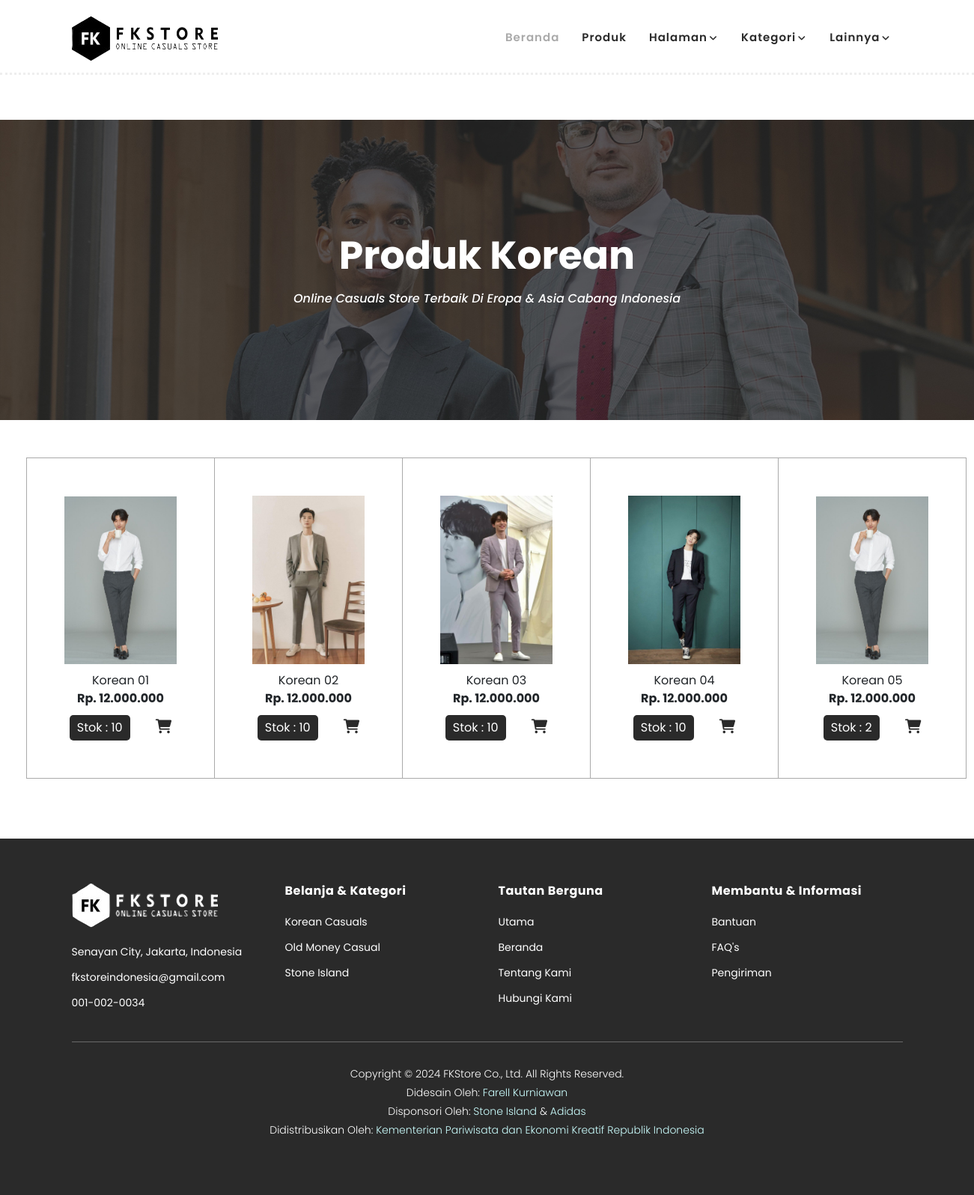
/admin/page/kategori/korean.php (signed in), run on the app's committed database.
### tables this page shows
CREATE TABLE `tbl_barang` (
  `id_barang` int(100) NOT NULL,
  `nama_barang` varchar(100) NOT NULL,
  `kategori` varchar(100) NOT NULL,
  `deskripsi` text NOT NULL,
  `harga` int(20) NOT NULL,
  `stok` int(5) NOT NULL,
  `created` timestamp NOT NULL DEFAULT CURRENT_TIMESTAMP,
  `nama_image` varchar(50) NOT NULL,
  `type_image` varchar(50) NOT NULL,
  `size_image` bigint(20) NOT NULL
);

### admin/page/kategori/korean.php (the view, shortened to what this page needs)
<!DOCTYPE html>
<html lang="en">
<head>
    <link rel="stylesheet" type="text/css" href="../../../assets/css/bootstrap.min.css">
    <link rel="stylesheet" type="text/css" href="../../../assets/css/font-awesome.css">
    <link rel="stylesheet" href="../../../assets/css/style.css">
    <link rel="stylesheet" href="../css/kategori.css">
    <link rel="stylesheet" href="../../../assets/css/owl-carousel.css">
    <link rel="stylesheet" href="../../../assets/css/lightbox.css">
</head>
<body>
    <header class="header-area header-sticky">
        <div class="container">
            <div class="row">
                <div class="col-12">
                    <nav class="main-nav">
                        <a href="#" class="logo">
                            <img src="../../../assets/images/logo.png">
                        </a>
                        <ul class="nav">
                            <li class="scroll-to-section"><a href="#top" class="active">Beranda</a></li>
                            <li class="scroll-to-section"><a href="#box">Produk</a></li>
                            <li class="submenu">
                                <a href="javascript:;">Halaman</a>
                            </li>
                            <li class="submenu">
                                <a href="javascript:;">Kategori</a>
                            </li>
                            <li class="submenu">
                                <a href="javascript:;">Lainnya</a>
                            </li>
                        </ul>
                    </nav>
                </div>
            </div>
        </div>
    </header>
    <div class="page-heading" id="top">
        <div class="container">
            <div class="row">
                <div class="col-lg-12">
                    <div class="inner-content">
                        <h2>Produk Korean</h2>
                        <span>Online Casuals Store Terbaik Di Eropa &amp; Asia Cabang Indonesia</span>
                    </div>
                </div>
            </div>
        </div>
    </div>
    <div id="box">
        <div class="responsive-table">
            <table>
                <tr>
                    <?php
                    $host = 'localhost';
                    $dbname = 'fkstore';
                    $username = 'root';
                    $password = '';
                    try {
                        $conn = new PDO("mysql:host=$host;dbname=$dbname", $username, $password);
                        $conn->setAttribute(PDO::ATTR_ERRMODE, PDO::ERRMODE_EXCEPTION);
                    } catch (PDOException $e) {
                        die("Tidak bisa terhubung ke database: " . $e->getMessage());
                    }
                    $kategori = 'Korean';
                    $query = $conn->prepare("SELECT * FROM tbl_barang WHERE kategori = :kategori");
                    $query->bindParam(':kategori', $kategori);
                    $query->execute();
                    $data = $query->fetchAll();
                    $no = 1;
                    foreach ($data as $value) {
                        ?>
                        <td class="list">
                            <img src="../../img/produk/<?php echo $value['nama_image']; ?>" width="150">
                            <br><?php echo $value['nama_barang']; ?>
                            <br><b><?php echo "Rp. " . number_format($value['harga'], 0, ',', '.'); ?></b>
                            <br>
                            <?php
                            $id = $value['id_barang'];
                            $query = $conn->prepare("SELECT SUM(qty)AS jumlah FROM tbl_pesanan WHERE id_barang=:id");
                            $query->bindparam(':id', $id);
                            $query->execute();
                            $data = $query->fetch(PDO::FETCH_OBJ);
                            $hasil = $data->jumlah;
                            $stok = $value['stok'];
                            $sisa = ($stok - $hasil);
                            ?>
                            <button type="button" class="stock-button">Stok : <?php
                            if ($sisa > 0)
                                echo $sisa;
                            else
                                echo "Habis";
                            ?></button>
                            <?php
                            if ($sisa > 0) {
                                if (isset($_SESSION['username']) && $_SESSION['username'] != "") { ?>
                                    <link rel="stylesheet"
                                        href="https://cdnjs.cloudflare.com/ajax/libs/font-awesome/6.0.0-beta3/css/all.min.css">
                                    <a class="link"
                                        href="../user/belanja_detail.php?id=<?php echo $value['id_barang']; ?>&st=<?php echo $sisa; ?>"><i
                                            class="fas fa-shopping-cart"></i></a>
                                <?php }
                            } ?>
                        </td>
                        <?php
                        if ($no % 5 == 0)
                            echo "</tr><tr>";
                        $no++;
                    }
                    ?>
                </tr>
            </table>
        </div>
    </div>
    <footer>
        <div class="container">
            <div class="row">
                <div class="col-lg-3">
                    <div class="first-item">
                        <div class="logo">
                            <img src="../../../assets/images/white-logo.png">
                        </div>
                        <ul>
                            <li><a
                                    href="https://www.google.com/maps/place/Senayan+City/@-6.22719,106.7944314,17z/data=!3m2!4b1!5s0x2e69f148621d78eb:0xaa9043c3527d6597!4m6!3m5!1s0x2e69f1485e476a65:0x300c043104acc004!8m2!3d-6.2271953!4d106.7970117!16zL20vMDlfMjlu?entry=ttu">Senayan
                                    City, Jakarta, Indonesia</a></li>
                            <li><a class="underdev" href="#">fkstoreindonesia@gmail.com</a></li>
                            <li><a class="underdev" href="#">001-002-0034</a></li>
                        </ul>
                    </div>
                </div>
                <div class="col-lg-3">
                    <h4>Belanja &amp; Kategori</h4>
                    <ul>
                        <li><a href="korean.php">Korean Casuals</a></li>
                        <li><a href="old_money.php">Old Money Casual</a></li>
                        <li><a href="stone_island.php">Stone Island</a></li>
                    </ul>
                </div>
                <div class="col-lg-3">
                    <h4>Tautan Berguna</h4>
                    <ul>
                        <li><a href="../../../home.php">Utama</a></li>
                        <li><a href="#top">Beranda</a></li>
                        <li><a href="../../../about.php">Tentang Kami</a></li>
                        <li><a href="../../../page/message/contact.php">Hubungi Kami</a></li>
                    </ul>
                </div>
                <div class="col-lg-3">
                    <h4>Membantu &amp; Informasi</h4>
                    <ul>
                        <li><a href="../../../footer/bantuan.php">Bantuan</a></li>
                        <li><a href="../../../footer/faqs.php">FAQ's</a></li>
                        <li><a href="../../../footer/pengiriman.php">Pengiriman</a></li>
                    </ul>
                </div>
                <div class="col-lg-12">
                    <div class="under-footer">
                        <p>Copyright © 2024 FKStore Co., Ltd. All Rights Reserved.
                            <br>Didesain Oleh: <a href="https://www.instagram.com/fk_farell17108/">Farell Kurniawan</a>
                            <br>Disponsori Oleh: <a href="https://www.stoneisland.com/">Stone Island</a> &amp;
                            <a
                                href="https://www.googleadservices.com/pagead/aclk?sa=L&ai=DChcSEwi2utnEpLGFAxXzq2YCHbh3B94YABAAGgJzbQ&gclid=Cj0KCQjwiMmwBhDmARIsABeQ7xRoMG6QU0qgtasvBHCxWshacEepk8EPzo3YMOZeexv5cg7Wmf_gJjUaAiDeEALw_wcB&ohost=www.google.com&cid=CAESVuD2cL_oTGRG1dfqpKchmVlMvzvKwn9Y7KMv8K5gqbYvYJDjo_RvJjCQE_ZHT_NwJctfiRy4hut0mB6AGx08JtWLv0I48Gy29n5fwHUIuIRw9sO6ev9k&sig=AOD64_1DlAW7qwzAGY9cA0dFcQP82kESbA&q&adurl&ved=2ahUKEwi-4tDEpLGFAxWHxjgGHZpnBJsQ0Qx6BAgLEAE">Adidas</a>
                            <br>Didistribusikan Oleh: <a href="https://kemenparekraf.go.id/">Kementerian Pariwisata dan
                                Ekonomi Kreatif Republik Indonesia</a>
                        </p>
                        <ul>
                        </ul>
                    </div>
                </div>
            </div>
        </div>
    </footer>
</body>
</html>

### assets/css/style.css (style rules this page uses)
html, body, div, span, applet, object, iframe, h1, h2, h3, h4, h5, h6, p, blockquote, div pre, a, abbr, acronym, address, big, cite, code, del, dfn, em, font, img, ins, kbd, q, s, samp, small, strike, strong, sub, sup, tt, var, b, u, i, center, dl, dt, dd, ol, ul, li, figure, header, nav, section, article, aside, footer, figcaption { margin: 0; padding: 0; border: 0; outline: 0; }
ul, li { padding: 0; margin: 0; list-style: none; }
header, nav, section, article, aside, footer, hgroup { display: block; }
* { box-sizing: border-box; }
html, body { font-family: 'Poppins', sans-serif; font-weight: 400; background-color: #fff; font-size: 16px; -ms-text-size-adjust: 100%; -webkit-font-smoothing: antialiased; -moz-osx-font-smoothing: grayscale; }
a { text-decoration: none !important; }
h1, h2, h3, h4, h5, h6 { margin-top: 0px; margin-bottom: 0px; }
ul { margin-bottom: 0px; }
p { font-size: 14px; line-height: 25px; color: #2a2a2a; }
html, body { background: #fff; font-family: 'Poppins', sans-serif; }
.header-area { border-bottom: 3px dotted #eee; box-shadow: none; background-color: #fff; position: absolute; top: 0px; left: 0px; right: 0px; z-index: 100; height: 100px; -webkit-transition: all .5s ease 0s; -moz-transition: all .5s ease 0s; -o-transition: all .5s ease 0s; transition: all .5s ease 0s; }
.header-area .main-nav { min-height: 80px; background: transparent; }
.header-area .main-nav .logo { line-height: 100px; color: #fff; font-size: 28px; font-weight: 700; text-transform: uppercase; letter-spacing: 2px; float: left; -webkit-transition: all 0.3s ease 0s; -moz-transition: all 0.3s ease 0s; -o-transition: all 0.3s ease 0s; transition: all 0.3s ease 0s; }
.header-area .main-nav .nav { float: right; margin-top: 30px; margin-right: 0px; background-color: transparent; -webkit-transition: all 0.3s ease 0s; -moz-transition: all 0.3s ease 0s; -o-transition: all 0.3s ease 0s; transition: all 0.3s ease 0s; position: relative; z-index: 999; }
.header-area .main-nav .nav li { padding-left: 15px; padding-right: 15px; }
.header-area .main-nav .nav li:last-child { padding-right: 0px; }
.header-area .main-nav .nav li a { display: block; font-weight: 600; font-size: 15px; color: #2a2a2a; text-transform: capitalize; -webkit-transition: all 0.3s ease 0s; -moz-transition: all 0.3s ease 0s; -o-transition: all 0.3s ease 0s; transition: all 0.3s ease 0s; height: 40px; line-height: 40px; border: transparent; letter-spacing: 1px; }
.header-area .main-nav .nav li a { color: #2a2a2a; }
.header-area .main-nav .nav li:hover a, .header-area .main-nav .nav li a.active { color: #aaa!important; }
.header-area .main-nav .nav li.submenu { position: relative; padding-right: 30px; }
.header-area .main-nav .nav li.submenu:after { font-family: FontAwesome; content: "\f107"; font-size: 12px; color: #2a2a2a; position: absolute; right: 18px; top: 12px; }
.header-area.header-sticky { min-height: 80px; }
.header-area .nav { margin-top: 30px; }
.header-area.header-sticky .nav li a.active { color: #aaa; }
@media (min-width: 767px) { .header-area .main-nav .nav { display: flex !important; } }
footer { margin-top: 60px; padding: 60px 0px 30px 0px; background-color: #2a2a2a; }
footer .logo { margin-bottom: 20px; }
footer ul li { display: block; margin-bottom: 10px; }
footer ul li a { font-size: 14px; color: #fff; transition: all .3s; }
footer h4 { letter-spacing: 0.5px; font-size: 16px; color: #fff; font-weight: 700; margin-bottom: 20px; }
footer .under-footer { margin-top: 30px; padding-top: 30px; text-align: center; border-top: 1px solid rgba(250,250,250,0.3); }
footer .under-footer ul { margin-top: 20px; }
footer .under-footer p { color: #fff; font-size: 14px; font-weight: 300; }
footer .under-footer a { color: #cff; }
.page-heading { margin-top: 160px; margin-bottom: 30px; background-image: url(../images/products-page-heading.jpg); background-position: center center; background-size: cover; background-repeat: no-repeat; }
.page-heading .inner-content { padding: 150px 0px; text-align: center; }
.page-heading .inner-content h2 { font-size: 52px; color: #fff; font-weight: 700; margin-bottom: 15px; }
.page-heading .inner-content span { font-size: 16px; font-weight: 500; color: #fff; font-style: italic; }

### admin/page/kategori/korean.php (style rules this page uses)
.list img { transition: transform 0.3s ease-in-out; }
.stock-button { transition: transform 0.3s ease-in-out; }

### data on the page
tbl_barang: nama_image (picture), nama_barang "Korean 01", harga "12.000.000", stok "10"
tbl_barang: nama_image (picture), nama_barang "Korean 02", harga "12.000.000", stok "10"
tbl_barang: nama_image (picture), nama_barang "Korean 03", harga "12.000.000", stok "10"
tbl_barang: nama_image (picture), nama_barang "Korean 04", harga "12.000.000", stok "10"
tbl_barang: nama_image (picture), nama_barang "Korean 05", harga "12.000.000", sisa "2"
